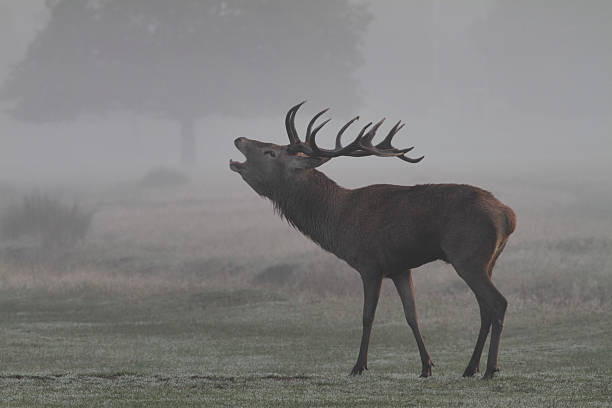
#> input picture Python_İmageprocessing/huso2.jpg, 612 x 408 px
$ python deneme27.py
#> lines starting #> are read from the running program, lines starting #| are printed output that depends on the picture
import numpy as np
import cv2

# Load the image
img = cv2.imread("huso2.jpg",cv2.IMREAD_GRAYSCALE)
#> img: shape (408, 612); min 18, max 207, mean 125.1

# Define the mean and standard deviation for the Gaussian filter
mean = 0
std_dev = 0.9
#gaussian noisy  mean o stdv 40
gaussian_noise = np.zeros(img.shape, np.uint8)
cv2.randn(gaussian_noise, 0, 6)
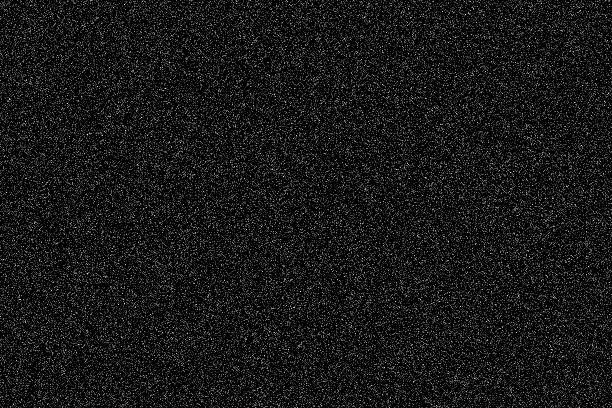
#> gaussian_noise: shape (408, 612); min 0, max 27, mean 2.4; drawn with min black and max white
noisy_img = cv2.add(img, gaussian_noise)


# Create the Gaussian filter
kernel_size = 5
kernel = cv2.getGaussianKernel(kernel_size, std_dev)
gaussian_filter = np.outer(kernel, kernel.transpose())

# Apply the Gaussian filter to the image
filtered_img = cv2.filter2D(noisy_img, -1, gaussian_filter)

# Display the original and filtered images side-by-side
cv2.imshow("Original Image", img)
cv2.imshow("Noisy Image", noisy_img)
cv2.imshow("Filtered Image", filtered_img)
cv2.waitKey(0)
cv2.destroyAllWindows()

$ run again, with Python_İmageprocessing/deneme1.jpg copied over Python_İmageprocessing/huso2.jpg
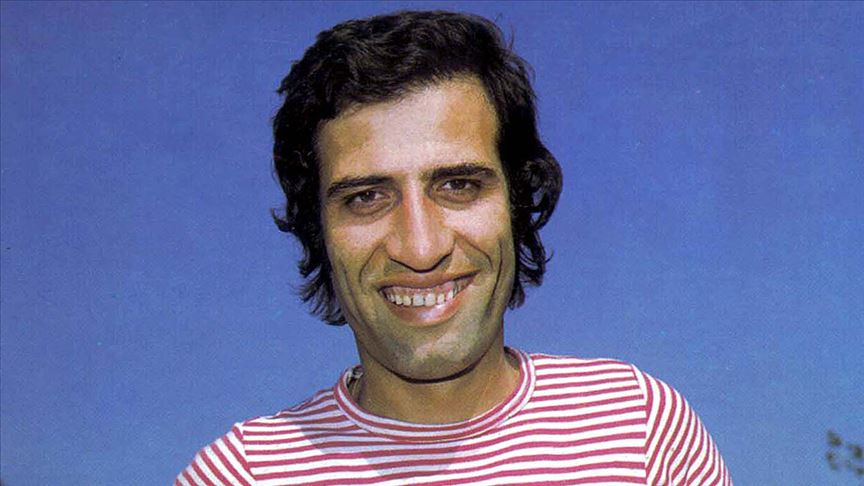
#> input picture Python_İmageprocessing/deneme1.jpg, 864 x 486 px
#> `img = cv2.imread("huso2.jpg",cv2.IMREAD_GRAYSCALE)`:
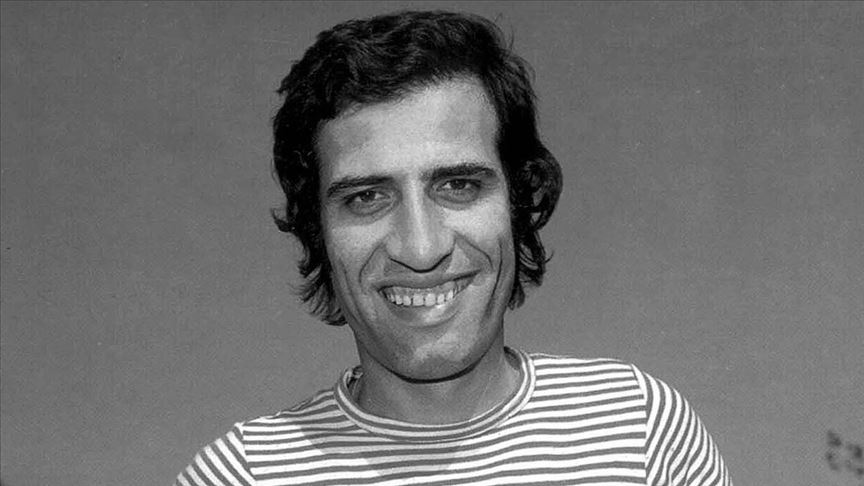
#> img: shape (486, 864); min 0, max 255, mean 112.4
#> `cv2.randn(gaussian_noise, 0, 6)`:
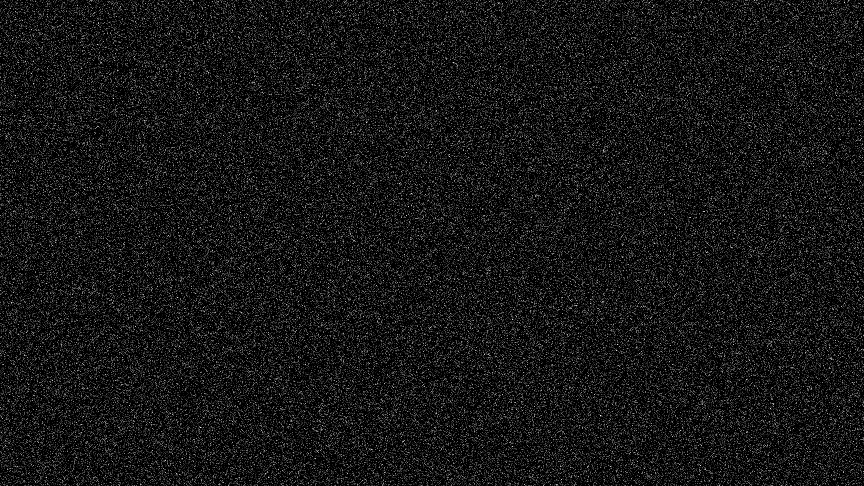
#> gaussian_noise: shape (486, 864); min 0, max 28, mean 2.4; drawn with min black and max white

$ run again, with Python_İmageprocessing/huso.jpg copied over Python_İmageprocessing/huso2.jpg
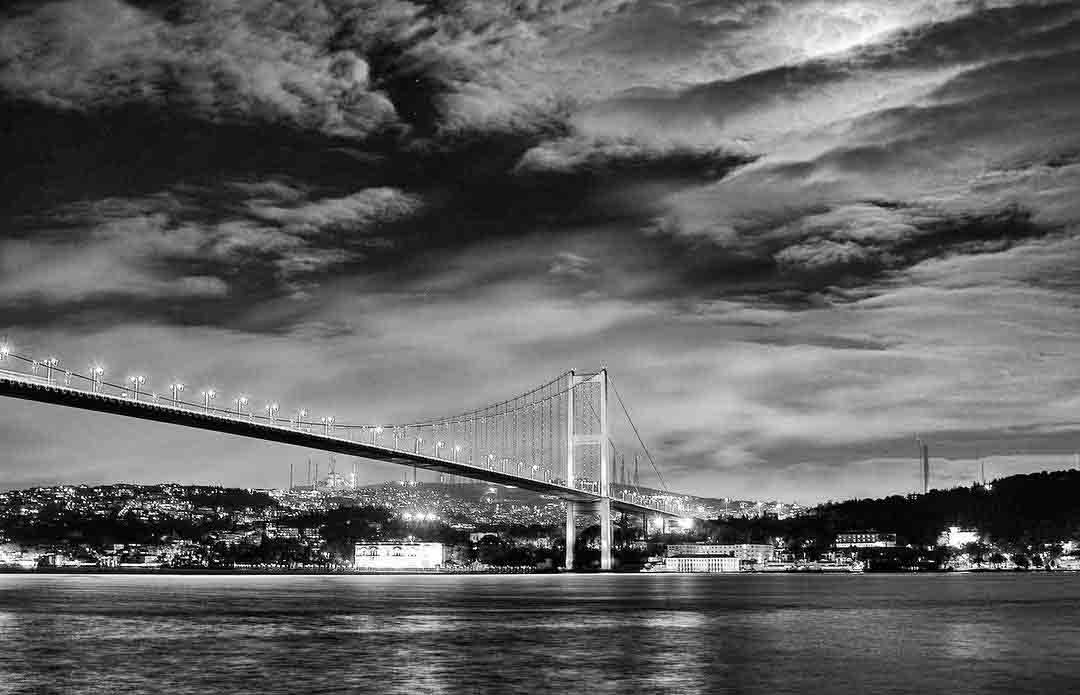
#> input picture Python_İmageprocessing/huso.jpg, 1080 x 695 px
#> img is the input picture: shape (695, 1080); min 0, max 255, mean 98.5
#> `cv2.randn(gaussian_noise, 0, 6)`:
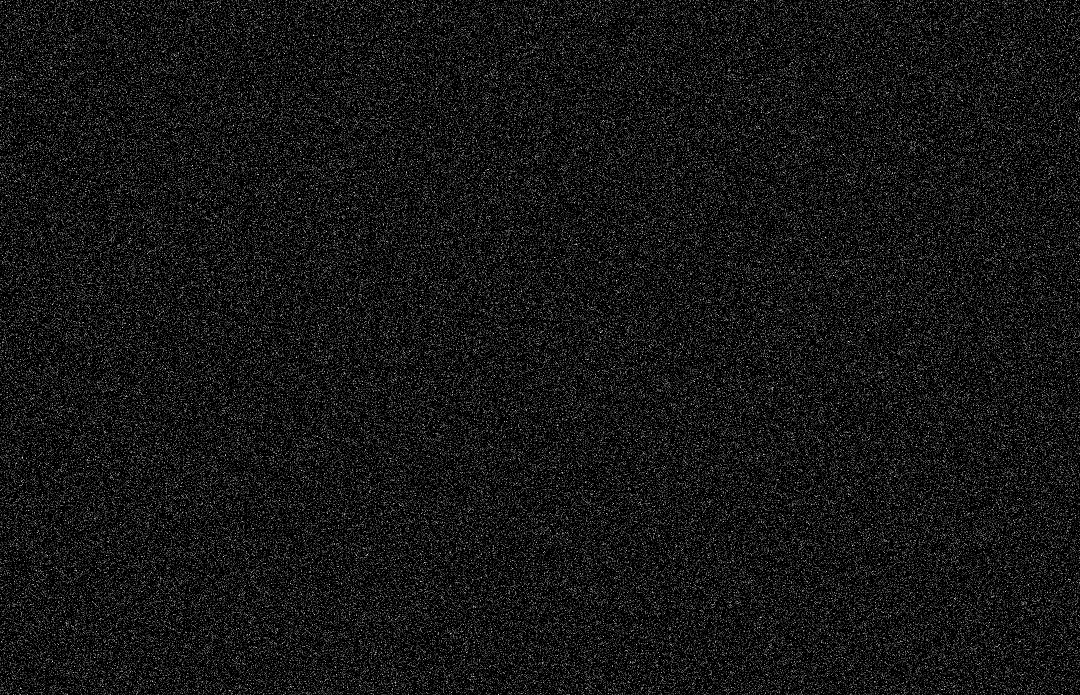
#> gaussian_noise: shape (695, 1080); min 0, max 28, mean 2.4; drawn with min black and max white

$ run again, with Python_İmageprocessing/images.jpeg copied over Python_İmageprocessing/huso2.jpg
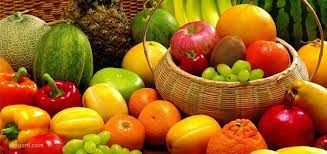
#> input picture Python_İmageprocessing/images.jpeg, 327 x 154 px
#> `cv2.randn(gaussian_noise, 0, 6)`:
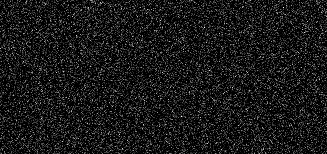
#> gaussian_noise: shape (154, 327); min 0, max 25, mean 2.4; drawn with min black and max white
#> `filtered_img = cv2.filter2D(noisy_img, -1, gaussian_filter)`:
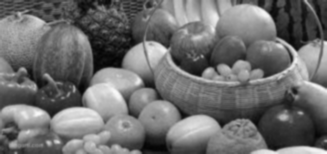
#> filtered_img: shape (154, 327); min 3, max 249, mean 110.1
